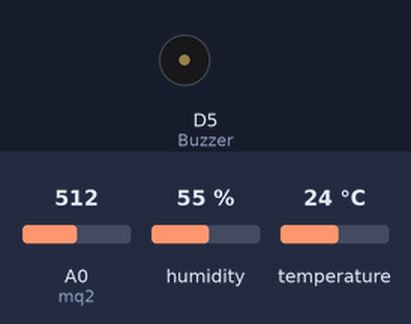
Bench run of a sketch on a simulated ESP8266 (NodeMCU). Shown: buzzer (waves = sounding, pin HIGH). The inputs (shaded band) are chosen by the test bench; at power-on: A0 (mq2) = 512, humidity 55 %, temperature 24 °C. WiFi joins after 1.5 s; servers stay silent unless stated.

Above: at 3.0 s.
3.1 s: A0 (mq2) set to 687
5.0 s: A0 (mq2) set to 707
At 6.5 s:
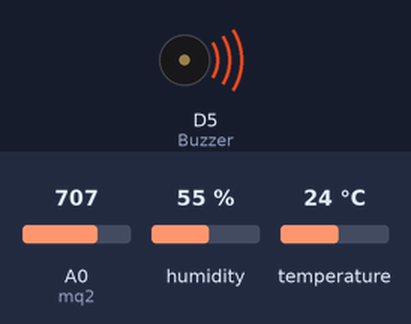
7.3 s: A0 (mq2) set to 690
At 8.4 s:
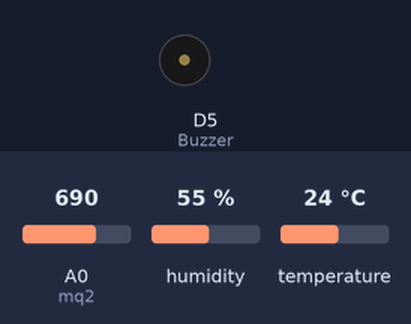
9.3 s: A0 (mq2) set to 710
At 11.1 s:
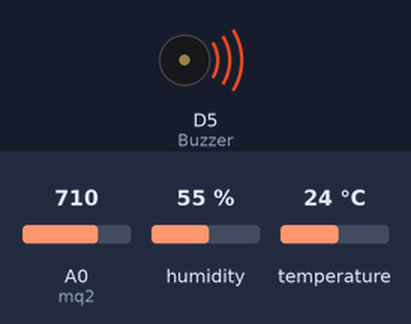
Timing chart, 0 to 12.3 s (numbered marks = the images above; inputs shaded):
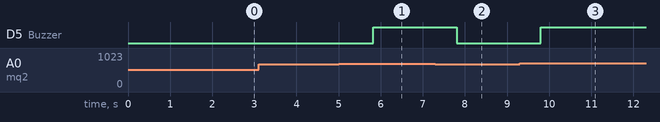

The sketch:

full.ino
```cpp
#include <ESP8266WiFi.h>
#include <SPI.h>
#include <BlynkSimpleEsp8266.h>
#define BLYNK_PRINT Serial
#include <DHT.h>
char auth[] = "xxxxxxxxxxxxxxxxxxxxxx";
char ssid[] = "xxxxxxx";
char pass[] = "xxxxxxxxxxx";

#define Buzzer D5
#define DHTPIN 2          // Digital pin 4
#define DHTTYPE DHT11     // DHT 11
DHT dht(DHTPIN, DHTTYPE);
BlynkTimer timer;

int mq2 = A0; // smoke sensor is connected with the analog pin A0
int data = 0;

void setup()
{
  pinMode(Buzzer, OUTPUT);
  Serial.begin(115200);
  Blynk.begin(auth, ssid, pass);
  dht.begin();
  timer.setInterval(1000L, getSendData);
}

void loop()
{
  timer.run(); // Initiates SimpleTimer
  Blynk.run();
}

void getSendData()
{
  data = analogRead(mq2);
  float h = dht.readHumidity();
  float t = dht.readTemperature(); // or dht.readTemperature(true) for Fahrenheit

  if (isnan(h) || isnan(t)) {
    Serial.println("Failed to read from DHT sensor!");
    return;
  }

  Blynk.virtualWrite(V5, h);  //V5 is for Humidity
  Blynk.virtualWrite(V6, t);  //V6 is for Temperature
  Blynk.virtualWrite(V2, data);

  if (data > 700 )
  {
    Blynk.notify("Smoke Detected!");
    digitalWrite(Buzzer, HIGH);
  }
  else
  {
    digitalWrite(Buzzer, LOW);
  }

}
```

Measured:
- the behaviour switches between 700 and 701 on A0 (mq2) (found by bisection; images 0 and 1)
- after the input at 3.1 s, every drawn part: stays the same
- after the input at 5.0 s, D5 (Buzzer): LOW → HIGH after 0.83 s
- after the input at 7.3 s, D5 (Buzzer): HIGH → LOW after 0.51 s
- after the input at 9.3 s, D5 (Buzzer): LOW → HIGH after 0.50 s
